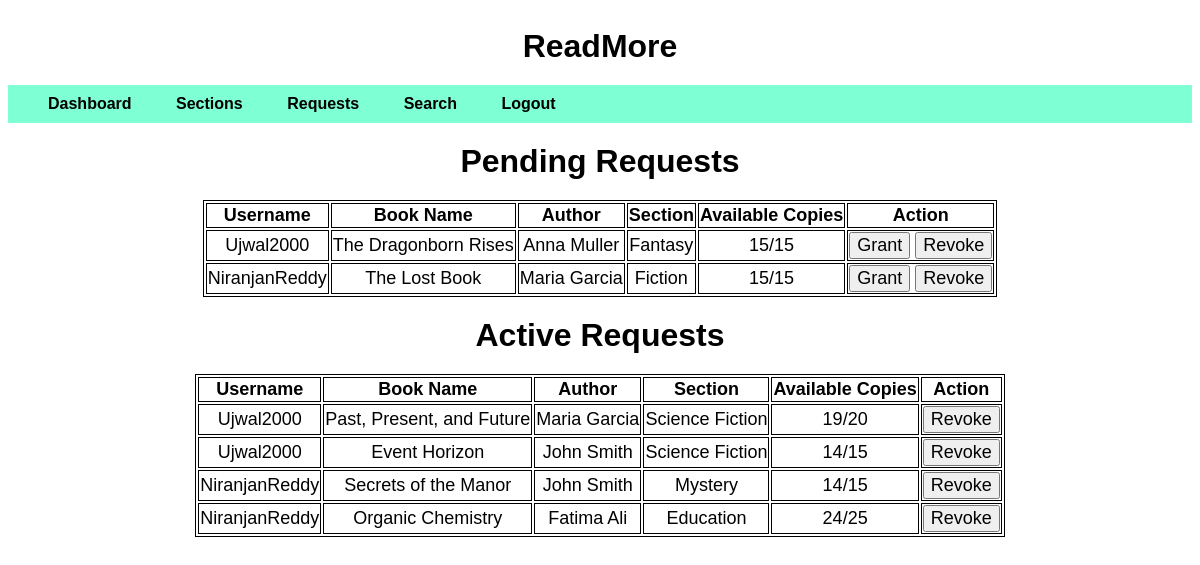
Page /admin_dash/requests on the committed database.
### dbs.py (models this page shows)
class Request(db.Model):
    __tablename__="request"
    id = db.Column(db.Integer, autoincrement=True, primary_key=True)
    user_id = db.Column(db.Integer, db.ForeignKey('user.id'), nullable=False)
    book_id = db.Column(db.Integer, db.ForeignKey('book.id'), nullable=False)
    issue_date = db.Column(db.DateTime)
    status = db.Column(db.String, nullable=False)

class User(db.Model):
    __tablename__="user"
    id = db.Column(db.Integer, autoincrement=True, primary_key=True)
    username = db.Column(db.String, unique=True, nullable=False)
    password = db.Column(db.String, nullable=False)
    requests = db.relationship('Request', backref='user')
    feedbacks=db.relationship('Feedback',backref='user')

class Book(db.Model):
    __tablename__="book"
    id = db.Column(db.Integer, autoincrement=True, primary_key=True)
    name = db.Column(db.String, nullable=False)
    content = db.Column(db.String, nullable=False)
    author_id=db.Column(db.Integer, db.ForeignKey('author.id'))
    total_copies = db.Column(db.Integer, nullable=False)
    date_added = db.Column(db.DateTime, default = datetime.utcnow)
    section_id = db.Column(db.Integer, db.ForeignKey('section.id'), nullable=False)
    requests = db.relationship('Request', backref='book')
    feedbacks=db.relationship('Feedback',backref='book')

class Author(db.Model):
    __tablename__="author"
    id = db.Column(db.Integer, autoincrement=True, primary_key=True)
    name = db.Column(db.Integer, nullable=False)
    books = db.relationship('Book', backref='author')

class Section(db.Model):
    __tablename__="section"
    id = db.Column(db.Integer, autoincrement=True, primary_key=True)
    name = db.Column(db.String, unique=True)
    date_created = db.Column(db.DateTime, default = datetime.utcnow)
    description = db.Column(db.String)
    books = db.relationship('Book', backref='section')

### app.py (the view, shortened to what this page needs)
@app.route("/admin_dash/requests",methods=["GET","POST"])
def admin_requests():
    requests=Request.query.all()
    if request.method=="GET":
        return render_template('admin_requests.html',requests=requests)

### app.py (called while the page is built)
@app.context_processor
def utility_processor():
    def available_copies(book):
        return str(book.total_copies-len(Request.query.filter_by(book_id=book.id).filter_by(status="active").all()))
    return dict(available_copies=available_copies)

@app.context_processor
def utility_processor():
    def current_books(username):
        user_id=User.query.filter_by(username=username).first().id
        book_list=Request.query.filter_by(user_id=user_id).filter_by(status="active").all()
        return [[Book.query.filter_by(id=i.book_id).first(),i.issue_date+timedelta(days=7)] for i in book_list]
    return dict(current_books=current_books)

@app.context_processor
def utility_processor():
    def pending_books(username):
        user_id=User.query.filter_by(username=username).first().id
        book_list=Request.query.filter_by(user_id=user_id).filter_by(status="pending").all()
        return [Book.query.filter_by(id=i.book_id).first() for i in book_list]
    return dict(pending_books=pending_books)

@app.context_processor
def utility_processor():
    def past_books(username):
        user_id=User.query.filter_by(username=username).first().id
        book_list=Request.query.filter_by(user_id=user_id).filter((Request.status=="read")|(Request.status=="expired")).all()
        return [[Book.query.filter_by(id=i.book_id).first(),i.status] for i in book_list]
    return dict(past_books=past_books)

### templates/admin_requests.html (shortened to what this page needs)
<!DOCTYPE html>
<html lang="en">
<head>
    <link rel="stylesheet" href="../../static/general_page.css">
</head>
<body>
    <div class="main">
        <div class="fav">ReadMore</div>
        <div class="nav">
            <ul class="moveright">
                <li><a href="{{url_for('admin_dash')}}">Dashboard</a></li>
                <li><a href="{{url_for('admin_sections')}}">Sections</a></li>
                <li><a href="{{url_for('admin_requests')}}">Requests</a></li>
                <li><a href="{{url_for('search')}}">Search</a></li>
                <li><a href="{{url_for('login')}}">Logout</a></li>
            </ul>
        </div>
        <div class="heading">Pending Requests</div>
        <table>
            <tr>
                <th>Username</th>
                <th>Book Name</th>
                <th>Author</th>
                <th>Section</th>
                <th>Available Copies</th>
                <th>Action</th>
            </tr>
            {%for request in requests%}
            {%if request.status=="pending"%}
            <tr>
                {%set avail_copies=available_copies(request.book)%}
                <td>{{request.user.username}}</td>
                <td>{{request.book.name}}</td>
                <td>{{request.book.author.name}}</td>
                <td>{{request.book.section.name}}</td>
                <td>{{avail_copies}}/{{request.book.total_copies}}</td>
                <td>
                    <form method="POST">
                        {%if avail_copies!=0 %}
                        <input name="{{request.id}}" type="submit" value="Grant">
                        {%endif%}
                        <input name="{{request.id}}" type="submit" value="Revoke">
                    </form>
                </td>
            </tr>
            {%endif%}
            {%endfor%}
        </table>
        <div class="heading">Active Requests</div>
        <table>
            <tr>
                <th>Username</th>
                <th>Book Name</th>
                <th>Author</th>
                <th>Section</th>
                <th>Available Copies</th>
                <th>Action</th>
            </tr>
            {%for request in requests%}
            {%if request.status=="active"%}
            <tr>
                {%set avail_copies=available_copies(request.book)%}
                <td>{{request.user.username}}</td>
                <td>{{request.book.name}}</td>
                <td>{{request.book.author.name}}</td>
                <td>{{request.book.section.name}}</td>
                <td>{{avail_copies}}/{{request.book.total_copies}}</td>
                <td>
                    <form method="POST">
                        <input name="{{request.id}}" type="submit" value="Revoke">
                    </form>
                </td>
            </tr>
            {%endif%}
            {%endfor%}
        </table>
    </div>
</body>
</html>

### static/general_page.css (style rules this page uses)
body { font-family: Arial; }
.fav { padding: 20px; font-size:xx-large; text-align: center; font-weight: bold; }
.nav { background-color: aquamarine; }
ul { list-style-type: none; margin: 0; padding-top: 10px; padding-bottom: 10px; padding-left: 20px; }
li { display: inline; padding: 20px; font-size: medium; text-align: center; vertical-align: center; font-weight: bold; }
li a { text-decoration:solid; }
.heading { padding:20px; font-size:xx-large; font-weight: bold; text-align: center; }
a { color: black; }
table, table th, table td { margin: auto; border-style: solid; border: 1px solid; text-align: center; font-size: large; }
input { font-size: large; text-align: center; }

### rows in the picture
Request: user.username "Ujwal2000", book.name "The Dragonborn Rises", book.author.name "Anna Muller", book.section.name "Fantasy", avail_copies "15", book.total_copies "15"
Request: user.username "NiranjanReddy", book.name "The Lost Book", book.author.name "Maria Garcia", book.section.name "Fiction", avail_copies "15", book.total_copies "15"
Request: user.username "Ujwal2000", book.name "Past, Present, and Future", book.author.name "Maria Garcia", book.section.name "Science Fiction", avail_copies "19", book.total_copies "20"
Request: user.username "Ujwal2000", book.name "Event Horizon", book.author.name "John Smith", book.section.name "Science Fiction", avail_copies "14", book.total_copies "15"
Request: user.username "NiranjanReddy", book.name "Secrets of the Manor", book.author.name "John Smith", book.section.name "Mystery", avail_copies "14", book.total_copies "15"
Request: user.username "NiranjanReddy", book.name "Organic Chemistry", book.author.name "Fatima Ali", book.section.name "Education", avail_copies "24", book.total_copies "25"
